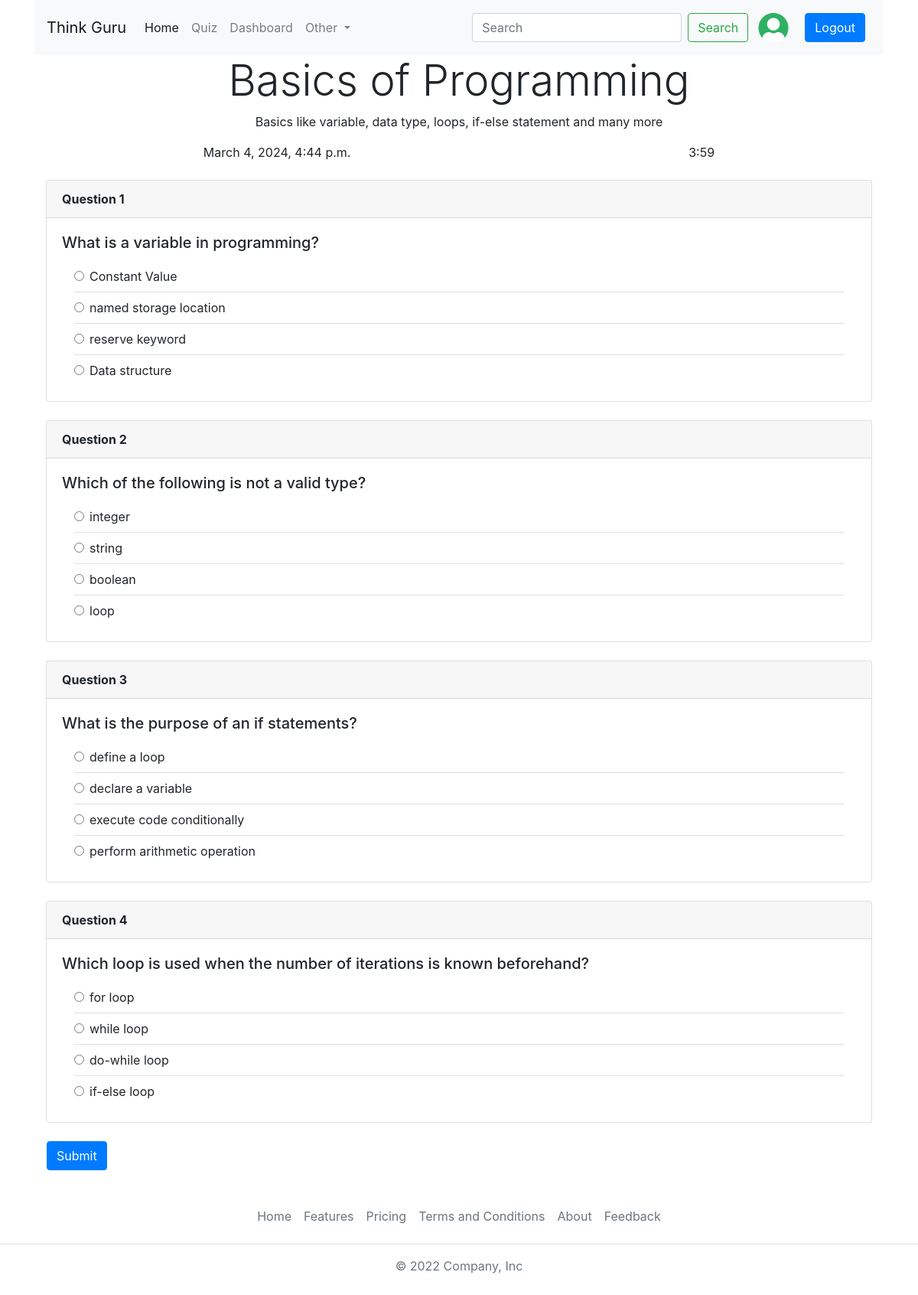
The page /quiz/2 (signed in) on the database its author committed.
### account/models.py (models this page shows, shortened)
class Profile(models.Model):
  user = models.OneToOneField(User,on_delete=models.CASCADE)
  bio = models.TextField(null=True,blank=True)
  profile_img = models.ImageField(upload_to='profile_images',default='user_png.png',blank=True)

### quiz/models.py (models this page shows, shortened)
class Quiz(models.Model):
  title = models.CharField(max_length=255)
  description = models.TextField()
  category = models.ForeignKey(Category,on_delete=models.CASCADE)
  quizfile = models.FileField(upload_to='quiz/')
  created_at = models.DateTimeField(auto_now_add=True)
  updated_at = models.DateTimeField(auto_now=True)
  class Meta:
    verbose_name_plural = 'Quizzes'

class Question(models.Model):
  quiz = models.ForeignKey(Quiz,related_name='question',on_delete=models.CASCADE)
  text = models.TextField()

class Choice(models.Model):
  question = models.ForeignKey(Question,related_name='choice',on_delete=models.CASCADE)
  text = models.TextField()
  isCorrect = models.BooleanField(default=False)

### quiz/views.py (the view, shortened to what this page needs)
# urls.py: path('',include('quiz.urls')),
def quiz(request, id):
    user_model = User.objects.get(username=request.user.username)
    profile_model = Profile.objects.get(user=user_model)
    quiz = Quiz.objects.filter(pk=id).first()
    totalQuestions = quiz.question.all().count()
    context = {'login_user': user_model, 'login_profile': profile_model, 'quiz': quiz}
    return render(request, 'quiz.html', context)

### templates/quiz.html (shortened to what this page needs)
{% extends "index.html" %}
{% block content %}
<h5 class="display-4 text-center">{{ quiz.title }}</h5>
<p class="fs-4 text-center">{{ quiz.description }}</p>
<div class="container">
  <div class="d-flex justify-content-around">
    <span class="fs-5">{{ quiz.created_at }}</span>
    <span class="fs-5" id="timer">10:00</span>
  </div>
  {% for question in quiz.question.all %}
  <div class="questions my-4">
    <div class="col">
      <div class="card my-4">
        <div class="card-header font-weight-bold">
          Question {{ forloop.counter }}
        </div>
        <div class="card-body">
          <h5 class="card-title">{{ question.text }}</h5>
          <ul class="list-group list-group-flush">
            {% for option in question.choice.all %}
            <div class="form-check py-2 mx-3 list-group-item">
              <input class="form-check-input" type="radio" id="{{ option.id }}" value="{{option.text}}" name="{{option.question.id}}">
              <label class="form-check-label" for="{{ option.id }}">
                {{ option.text }}
              </label>
            </div>
            {% endfor %}
          </ul>
        </div>
      </div>
    </div>
  </div>
  {% endfor %}
  <form action="" method="post" id="quiz-form">
    <button class="btn btn-primary ml-3" id="submit-btn">Submit</button>
  </form>
</div>
{% endblock %}

### templates/components/navbar.html (shortened to what this page needs)
<div class="container">
  <nav class="navbar navbar-expand-lg navbar-light bg-light">
    <a class="navbar-brand" href="#">Think Guru</a>
    <div class="collapse navbar-collapse" id="navbarSupportedContent">
      <ul class="navbar-nav mr-auto">
        <li class="nav-item active">
          <a class="nav-link" href="{% url 'home_page' %}">Home<span class="sr-only">(current)</span></a>
        </li>
        <li class="nav-item">
          <a class="nav-link" href="{% url 'allquizpage' %}">Quiz</a>
        </li>
        <li class="nav-item">
          {% if request.user.is_superuser %}
            <a class="nav-link" href="{% url 'dashboard_page' %}">Dashboard</a>
          {% else %}
            <a class="nav-link" href="{% url 'leaderboard_page' %}">Leaderboard</a>
          {% endif %}
        </li>
        <li class="nav-item dropdown">
          <a class="nav-link dropdown-toggle" href="#" id="navbarDropdown" role="button" data-toggle="dropdown"
            aria-haspopup="true" aria-expanded="false">
            Other
          </a>
        </li>
      </ul>
      <form class="form-inline my-2 my-lg-0" action="{% url 'search_users_page' %}">
        <input class="form-control mr-sm-2" type="search" placeholder="Search" aria-label="Search" name="q">
        <button class="btn btn-outline-success my-2 my-sm-0" type="submit">Search</button>
        {% if user.is_authenticated %}
        <a href="" class="btn btn-outline-primary-light">
          <img src="{{login_profile.profile_img.url}}" class="img-fluid rounded-circle" width="40" height="40">
      </a>
        <a href="{%url 'logout_page' %}" class="btn btn-primary m-2">Logout</a>
        {% else %}
        <a href="{%url 'login_page' %}" class="btn btn-primary m-2">Login</a>
        {% endif %}
      </form>
    </div>
  </nav>
</div>

### rows shown on the page
Profile: profile_img (picture)
Quiz: title "Basics of Programming", description "Basics like variable, data type, loops, if-else statement and many more", created_at "March 4, 2024, 4:44 p.m."
Question: text "What is a variable in programming?"
Choice: text "Constant Value"
Choice: text "named storage location"
Choice: text "reserve keyword"
Choice: text "Data structure"
Question: text "Which of the following is not a valid type?"
Choice: text "integer"
Choice: text "string"
Choice: text "boolean"
Choice: text "loop"
Question: text "What is the purpose of an if statements?"
Choice: text "define a loop"
Choice: text "declare a variable"
Choice: text "execute code conditionally"
Choice: text "perform arithmetic operation"
Question: text "Which loop is used when the number of iterations is known beforehand?"
Choice: text "for loop"
Choice: text "while loop"
Choice: text "do-while loop"
Choice: text "if-else loop"
